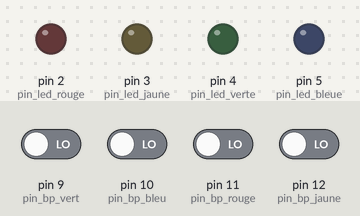
A sketch run on a simulated Arduino Uno, built with avr-gcc and run on an emulated ATmega328P. Parts: output pins drawn as LEDs (lit = HIGH). The test bench sets the inputs (shaded band); at power-on: pin 9 (pin_bp_vert), pin 10 (pin_bp_bleu), pin 11 (pin_bp_rouge), pin 12 (pin_bp_jaune) LOW.

Above: at 1.2 s.
1.3 s: pin 9 (pin_bp_vert) driven HIGH
At 2.4 s:
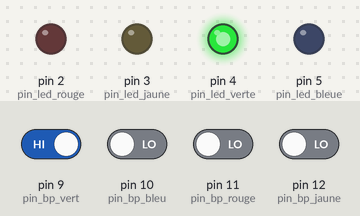
2.8 s: pin 10 (pin_bp_bleu) driven HIGH
At 3.6 s:
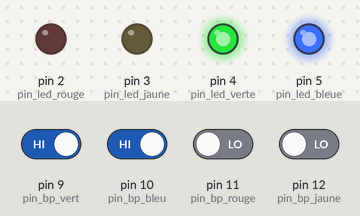
4.3 s: pin 11 (pin_bp_rouge) driven HIGH
At 4.7 s:
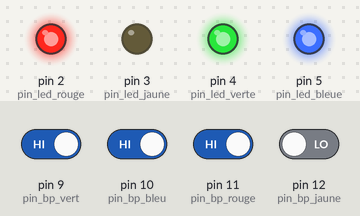
5.8 s: pin 12 (pin_bp_jaune) driven HIGH
At 7.0 s:
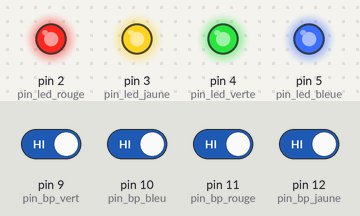
7.3 s: pin 9 (pin_bp_vert) driven LOW
At 8.2 s:
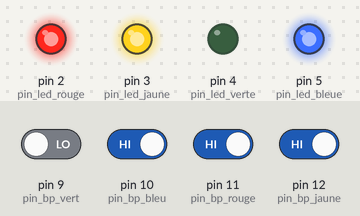
8.8 s: pin 10 (pin_bp_bleu) driven LOW
At 9.3 s:
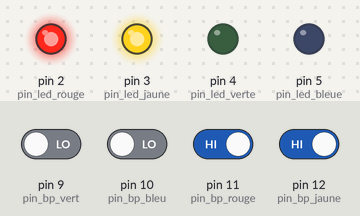
Timing chart, 0 to 11.3 s (numbered marks = the images above; inputs shaded):
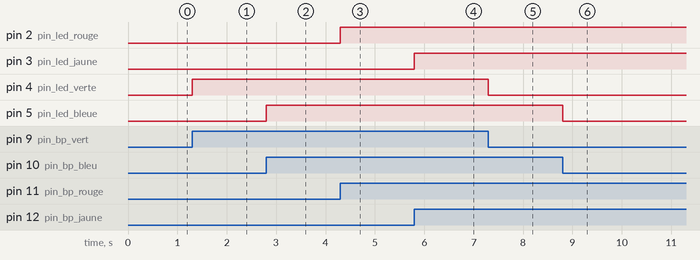

Measured:
- after the input at 1.3 s, pin 4 (pin_led_verte): LOW → HIGH at once
- after the input at 2.8 s, pin 5 (pin_led_bleue): LOW → HIGH at once
- after the input at 4.3 s, pin 2 (pin_led_rouge): LOW → HIGH at once
- after the input at 5.8 s, pin 3 (pin_led_jaune): LOW → HIGH at once
- after the input at 7.3 s, pin 4 (pin_led_verte): HIGH → LOW at once
- after the input at 8.8 s, pin 5 (pin_led_bleue): HIGH → LOW at once

The sketch:

Defi_2.ino
```cpp
// (licence header left out)
const int pin_led_jaune = 3;
const int pin_bp_jaune = 12;
const int pin_led_rouge = 2;
const int pin_bp_rouge = 11;
const int pin_led_bleue = 5;
const int pin_bp_bleu = 10;
const int pin_led_verte = 4;
const int pin_bp_vert = 9;

void setup(){
    pinMode(pin_bp_jaune,INPUT);
    pinMode(pin_bp_rouge,INPUT);
    pinMode(pin_bp_bleu,INPUT);
    pinMode(pin_bp_vert,INPUT);

    pinMode(pin_led_jaune,OUTPUT);
    pinMode(pin_led_rouge,OUTPUT);
    pinMode(pin_led_bleue,OUTPUT);
    pinMode(pin_led_verte,OUTPUT);
}

void loop(){
     if(digitalRead(pin_bp_jaune)==HIGH)
     {
        digitalWrite(pin_led_jaune,HIGH);
     }
     else
     {
        digitalWrite(pin_led_jaune,LOW);
     }

    if(digitalRead(pin_bp_rouge)==HIGH)
    {
        digitalWrite(pin_led_rouge,HIGH);
    }
    else
    {
        digitalWrite(pin_led_rouge,LOW);
    }

    if(digitalRead(pin_bp_bleu)==HIGH)
    {
        digitalWrite(pin_led_bleue,HIGH);
    }
    else
    {
        digitalWrite(pin_led_bleue,LOW);
    }

    if(digitalRead(pin_bp_vert)==HIGH)
    {
        digitalWrite(pin_led_verte,HIGH);
    }
    else
    {
        digitalWrite(pin_led_verte,LOW);
    }
}
```
